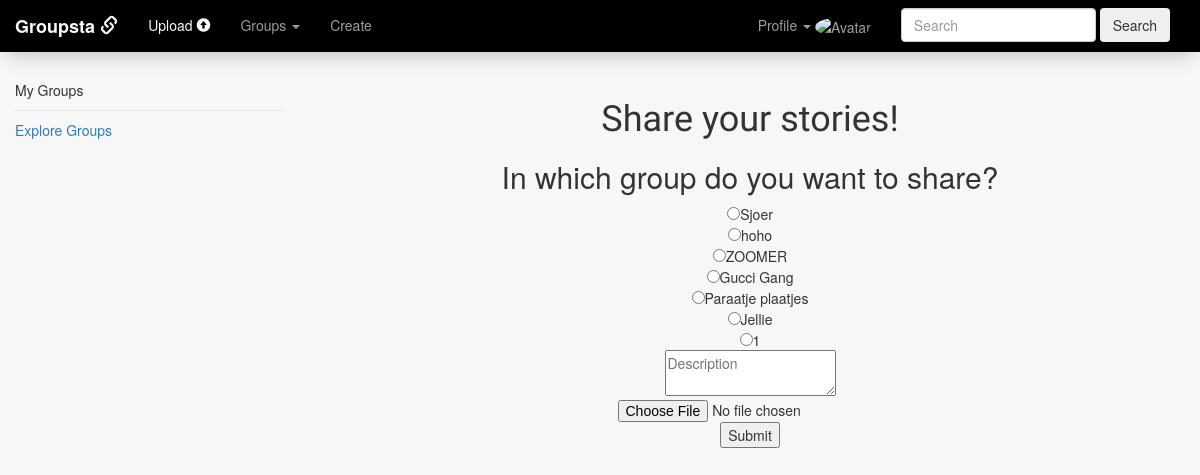
/post (signed in), run on an earlier commit of the app's database.
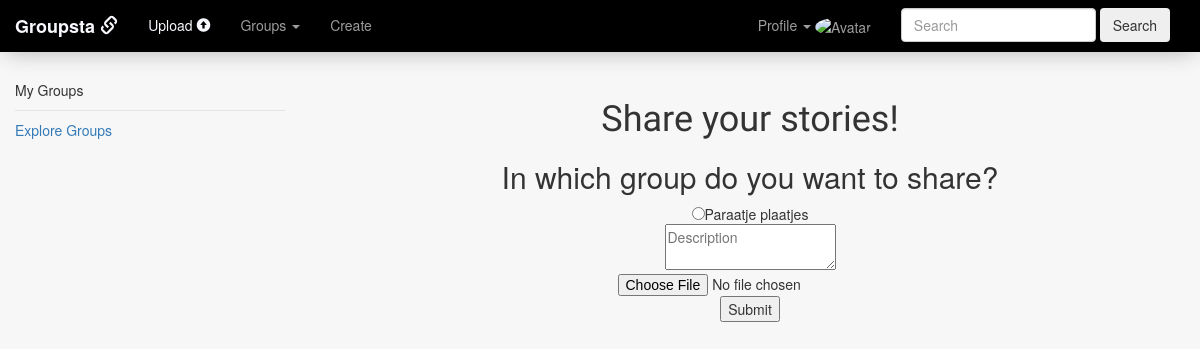
And on a later commit of the database.
### tables this page shows
CREATE TABLE 'follow' ('follow_id' INTEGER PRIMARY KEY AUTOINCREMENT NOT NULL, 'user_id' INTEGER, 'group_id' INTEGER,'username' TEXT,'groupname' TEXT, 'time' DATETIME DEFAULT CURRENT_TIMESTAMP, 'admin' INTEGER);

### application.py (the view)
@app.route("/post", methods=["GET", "POST"])
@login_required
def post():
    post = posts.Post(session["user_id"])
    following = post.loadgroups()
    if request.method == "POST" and 'photo' in request.files:
        photo = request.files["photo"]
        if not photo:
            return render_template("post.html", groups = following, error = "no photo uploaded, pick one!")
        filename = str(photo.filename)
        if filename.endswith(('.jpg','.png','.jpeg','.gif','.JPG','.PNG','.JPEG','.GIF')):
            file = photos.save(photo)
            choice = request.form["group"]
            if not choice:
                return render_template("post.html", groups=following, error = "no group chosen")
            session["group_id"] = choice
            description = request.form["description"]
            path = file
            post.upload(path, choice, description)
            return redirect(url_for("index"))
        else:
            return render_template("post.html", groups = following, error = "extension not allowed")
    else:
        return render_template("post.html", groups = following)

### helpers.py (called while the page is built)
def login_required(f):
    @wraps(f)
    def decorated_function(*args, **kwargs):
        if session.get("user_id") is None:
            return redirect("/login")
        return f(*args, **kwargs)
    return decorated_function

### models/posts.py (called while the page is built)
        def loadgroups(self):
                result = db.execute("SELECT * FROM follow where user_id = :user_id", user_id = self.user_id)
                return result

### templates/post.html (shortened to what this page needs)
{% extends "layout.html" %}
{% block main %}
    <body>
        <h1>Share your stories!</h1>
        <h2>In which group do you want to share?</h2>
        <form enctype=multipart/form-data action="{{ url_for('post') }}" method=POST>
            {% for group in groups %}
            <input type="radio" name="group" value="{{ group.group_id }}">{{ group.groupname }}<br>
            {% endfor %}
            <textarea name="description" placeholder="Description"></textarea>
            <input type="file" name="photo">
            <input type="submit" name="action">
        </form>
    </body>
{% endblock %}

### templates/layout.html (shortened to what this page needs)
<!DOCTYPE html>
<html lang="en">
    <head>
        <link rel="stylesheet" href="https://maxcdn.bootstrapcdn.com/bootstrap/3.3.7/css/bootstrap.min.css">
        <link rel="stylesheet" href="https://maxcdn.bootstrapcdn.com/bootstrap/3.3.7/css/bootstrap-theme.min.css">
        <link href="{{ url_for('static', filename='style.css') }}" rel="stylesheet"/>
    </head>
    <body>
        <nav class = "navbar navbar-inverse" role = "navigation">
            <div class = "container-fluid">
            <div class= "navbar-header">
                <a class = "navbar-brand" href = "{{ url_for('index') }}"><font color="f8f8ff"><font family = "Lucida Console"><b> Groupsta <span class="glyphicon glyphicon-link"></span> </b></font></font></a>
            </div>
                <div class="collapse navbar-collapse" id="bs-example-navbar">
                    {% if session.user_id %}
                    <form action="{{ url_for('search') }}" class="navbar-form navbar-right" role="search" method=post>
                        <div class="form-group">
                            <input class="form-control" placeholder="Search" type="text" onkeyup="liveSearch(this.value)" required>
                        </div>
                        <button type="submit" class="btn">Search</button>
                    </form>
                    <ul class = "nav navbar-nav navbar-right">
                        <li class = "dropdown">
                                <a href = "#" class = "dropdown-toggle" data-toggle= "dropdown">Profile <span class="caret"></span> <img src="https://www.w3schools.com/w3images/avatar6.png" alt="Avatar" class="avatar">
                                </a>
                            </li>
                    </ul>
                    {% endif %}
                    <ul class = "nav navbar-nav navbar-left">
                        <li class = "active">
                            {% if session.user_id %}
                            <li><a href="{{ url_for('post') }}"><font color="f8f8ff">Upload <span class="glyphicon glyphicon-circle-arrow-up"></span> </font> </a></li>
                            <li class = "dropdown">
                                <a href = "#" class = "dropdown-toggle" data-toggle= "dropdown">Groups <span class="caret"></span></span>
                                </a>
                            </li>
                            <li><a href="{{ url_for('create') }}">Create</a></li>
                            {% else %}
                            <li><a href="{{ url_for('register') }}"><font color="f8f8ff">Join Groupsta</font></a></li>
                            <li><a href="{{ url_for('login') }}">Log In</a></li>
                            {% endif %}
                    </ul>
            </div>
        </div>
        </nav>
    <div class="container-fluid">
        <div class="row row-offcanvas row-offcanvas-left">
            <div class="col-xs-6 col-sm-3 sidebar-offcanvas" id="sidebar" role="navigation">
                    <div class="sidebar-nav">
                    <ul class="nav">
                        <div class="sidenav">
                        {% if session.user_id %}
                        <p>My Groups</p>
						<li class="nav-divider"></li>
                        <li class="active"><a href="{{ url_for('followgroup') }}">Explore Groups</a></li>
                        {% endif %}
                    </ul>
                </div>
            </div>
            <main>
                <center>
                <br></br>
                {% block main %}{% endblock %}
            </main>
        </div>
    </body>
</html>

### static/style.css (style rules this page uses)
body, html, .container-fluid, .sidebar { height: 100%; min-height: 100%; margin: 0; }
body { background-color: #f7f7f7; height: 100%; }
h1 { font-family: 'Varela', sans-serif; }
.navbar { border-radius: 0; margin-top: 0vh; background-image: none; -webkit-box-shadow: none; -moz-box-shadow: none; box-shadow: none; border: none; background-color: #000; position: fixed; width: 100vw; z-index: 1000; -webkit-box-shadow: 0px 5px 23px -6px rgba(0,0,0,0.30); -moz-box-shadow: 0px 5px 23px -6px rgba(0,0,0,0.30); box-shadow: 0px 5px 23px -6px rgba(0,0,0,0.30); }
.avatar { vertical-align: middle; width: 20px; height: 20px; border-radius: 50%; }
.col-sm-3 { height: 100vw; }
main { margin-left: 25vw; margin-top: 5vh; }
#sidebar { position: fixed; top: 10vh; }

What changed in the data, as far as the page shows it:
removed follow: groupname "Sjoer"
removed follow: groupname "hoho"
removed follow: groupname "ZOOMER"
removed follow: groupname "Gucci Gang"
removed follow: groupname "Jellie"
removed follow: groupname "1"
